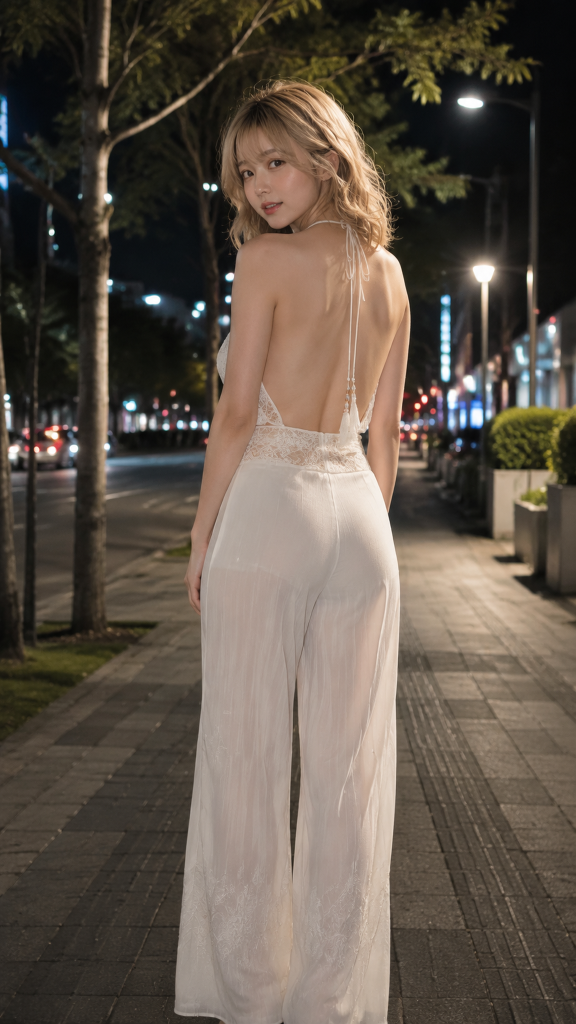
#> input picture 04/image-create-1785057941438-0cz52a.png, 1152 x 2048 px (shown at 1/2 size)
$ python measure_image.py ../../../../04/image-create-1785057941438-0cz52a.png
#> lines starting #> are read from the running program, lines starting #| are printed output that depends on the picture
#!/usr/bin/env python3
# /// script
# requires-python = ">=3.9"
# dependencies = ["pillow"]
# ///
"""画像の客観計測レイヤー（image-deep-analysis スキル用）。

出力はすべて実測値で、推定を含まない。JSON を stdout に書く。
edge_intensity と symmetry は「このスクリプトの固定処理内でのみ比較可能」な相対指標。
"""

import json
import os
import sys

STANDARD_RATIOS = [
    (1, 1), (4, 3), (3, 4), (3, 2), (2, 3), (16, 9), (9, 16),
    (4, 5), (5, 4), (21, 9), (2, 1), (1, 2), (5, 7), (7, 5),
]

EXIF_KEEP = {
    "Make", "Model", "LensModel", "Software", "DateTimeOriginal", "Orientation",
    "FocalLength", "FocalLengthIn35mmFilm", "FNumber", "ExposureTime",
    "ISOSpeedRatings", "PhotographicSensitivity", "ExposureBiasValue",
    "WhiteBalance", "Flash", "MeteringMode", "ExposureProgram",
}


def jsonable(v):
    """EXIF 等の値を JSON 化できる形に丸める。"""
    if isinstance(v, bytes):
        try:
            return v.decode("utf-8", "replace").strip("\x00 ")
        except Exception:
            return None
    if isinstance(v, (tuple, list)):
        return [jsonable(x) for x in v]
    try:
        if hasattr(v, "numerator") and hasattr(v, "denominator"):  # IFDRational
            return float(v)
    except Exception:
        return None
    if isinstance(v, (int, float, str, bool)) or v is None:
        return v
    return str(v)


def nearest_standard_ratio(w, h):
    r = w / h
    best = min(STANDARD_RATIOS, key=lambda t: abs(t[0] / t[1] - r))
    deviation = abs(best[0] / best[1] - r) / r
    return "%d:%d" % best, round(deviation, 4)


def percentile_from_hist(hist, q):
    total = sum(hist)
    if total == 0:
        return None
    target = total * q
    acc = 0
    for i, n in enumerate(hist):
        acc += n
        if acc >= target:
            return i
    return 255


def extract_exif(im, ExifTags):
    exif = im.getexif()
    if not exif:
        return None, False
    merged = {}
    for tag_id, val in exif.items():
        merged[ExifTags.TAGS.get(tag_id, str(tag_id))] = val
    try:
        for tag_id, val in exif.get_ifd(ExifTags.IFD.Exif).items():
            merged[ExifTags.TAGS.get(tag_id, str(tag_id))] = val
    except Exception:
        pass
    gps_present = False
    try:
        gps_present = bool(exif.get_ifd(ExifTags.IFD.GPSInfo))
    except Exception:
        pass
    out = {}
    for name in EXIF_KEEP:
        if name in merged:
            v = jsonable(merged[name])
            if name == "ExposureTime" and isinstance(v, float) and 0 < v < 1:
                v = "1/%d" % round(1 / v)
            out[name] = v
    return (out or None), gps_present


def icc_description(im, io, ImageCms):
    raw = im.info.get("icc_profile")
    if not raw:
        return None
    try:
        prof = ImageCms.ImageCmsProfile(io.BytesIO(raw))
        return (prof.profile.profile_description or "").strip() or "present"
    except Exception:
        return "present"


def main(path):
    try:
        import io
        from PIL import (Image, ImageChops, ImageCms, ImageFilter, ImageOps,
                         ImageStat)
        from PIL import ExifTags
    except ImportError:
        print(json.dumps({"error": "Pillow がありません。`uv run` でこのスクリプトを実行してください。"},
                         ensure_ascii=False))
        return 1
    if not os.path.isfile(path):
        print(json.dumps({"error": "ファイルが見つかりません: %s" % path}, ensure_ascii=False))
        return 1

    out = {
        "tool": "measure_image.py",
        "note": "全て実測値。edge_intensity / symmetry は本スクリプト内でのみ比較可能な相対指標。",
    }
    im = Image.open(path)
#> im is the input picture: PIL image 1152x2048 RGB; mean R, G, B 96.7, 85.7, 74.7
    exif_data, gps_present = extract_exif(im, ExifTags)
#> gps_present = False

    out["file"] = {
        "source_file": path,
        "format": im.format,
        "file_size_bytes": os.path.getsize(path),
        "color_mode": im.mode,
        "animated": getattr(im, "n_frames", 1) > 1,
        "dpi": jsonable(im.info.get("dpi")),
    }
    out["icc_profile"] = icc_description(im, io, ImageCms)
    out["exif"] = exif_data
    out["gps_present"] = gps_present

    im = ImageOps.exif_transpose(im)
    w, h = im.size
#> w = 1152; h = 2048
    ratio_label, ratio_dev = nearest_standard_ratio(w, h)
#> ratio_label = '9:16'; ratio_dev = 0
    out["dimensions"] = {
        "width_px": w,
        "height_px": h,
        "megapixels": round(w * h / 1e6, 2),
        "aspect_ratio_decimal": round(w / h, 4),
        "nearest_standard_ratio": ratio_label,
        "ratio_deviation": ratio_dev,
        "orientation": "square" if w == h else ("landscape" if w > h else "portrait"),
    }

    try:
        rgb = im.convert("RGB")
        out["file"]["has_alpha"] = "A" in im.getbands() or "transparency" in im.info

        big = rgb.copy()
        big.thumbnail((1024, 1024))
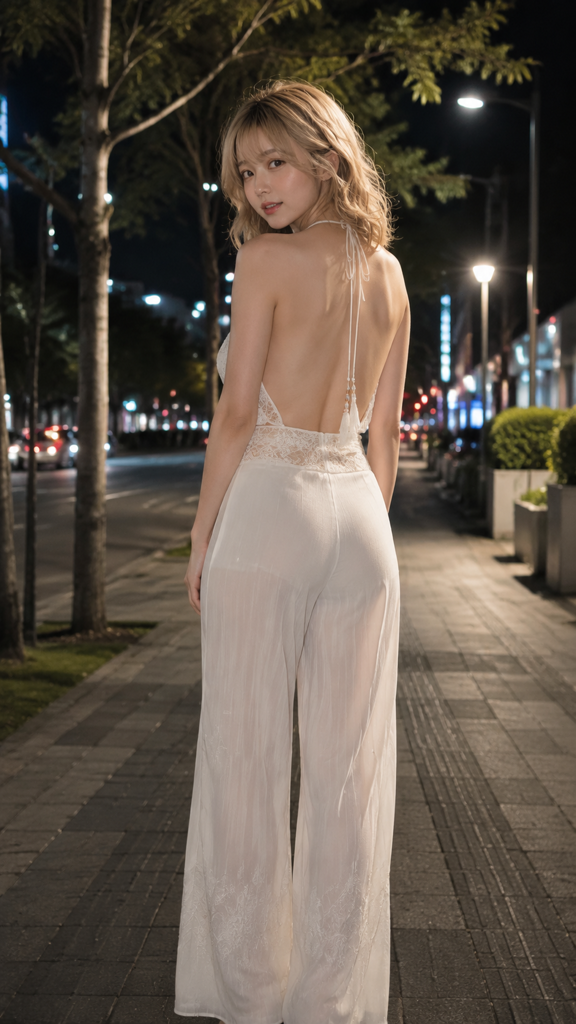
#> big: PIL image 576x1024 RGB; mean R, G, B 96.7, 85.7, 74.7
        small = rgb.resize((100, 100))
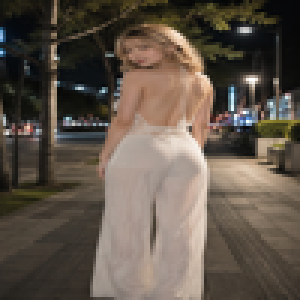
#> small: PIL image 100x100 RGB (shown 3 times larger); mean R, G, B 96.7, 85.7, 74.7
        L = big.convert("L")
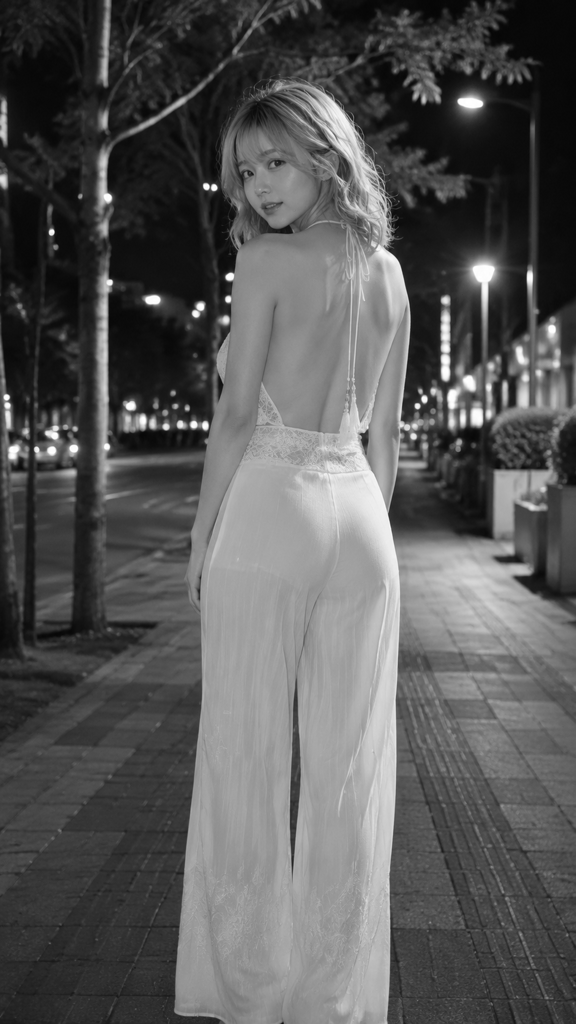
#> L: PIL image 576x1024 L; min 5, max 255, mean 87.7

        # 輝度
        st = ImageStat.Stat(L)
        hist = L.histogram()
#> hist = 256 values, max 6417 at index 15, min 0 at index 0, mean 2304
        total = sum(hist)
#> total = 589824
        out["luminance"] = {
            "mean": round(st.mean[0], 1),
            "median": round(st.median[0], 1),
            "std": round(st.stddev[0], 1),
            "p5": percentile_from_hist(hist, 0.05),
            "p95": percentile_from_hist(hist, 0.95),
            "clipped_shadows_ratio": round(sum(hist[:8]) / total, 4),
            "clipped_highlights_ratio": round(sum(hist[248:]) / total, 4),
        }
#> in percentile_from_hist, `target = total * q`: target = 29491.2
#> the loop in percentile_from_hist, `for i, n in enumerate(hist):` made 14 passes
#> (n, acc) on passes 1 to 12: (0, 0), (0, 0), (0, 0), (0, 0), (0, 0), (6, 6), (285, 291), (2160, 2451), (4498, 6949), (5037, 11986), (4491, 16477), (4506, 20983)
#> after the loop in percentile_from_hist, `for i, n in enumerate(hist):`: acc = 31522
#> the loop in percentile_from_hist, `for i, n in enumerate(hist):` made 184 passes
#> after the loop in percentile_from_hist, `for i, n in enumerate(hist):`: acc = 561108
        # 3x3 輝度グリッド（行=上→下、値は 0〜1）
        bw, bh = L.size
#> bw = 576; bh = 1024
        grid = []
        for j in range(3):
            row = []
            for i in range(3):
                cell = L.crop((bw * i // 3, bh * j // 3, bw * (i + 1) // 3, bh * (j + 1) // 3))
                row.append(round(ImageStat.Stat(cell).mean[0] / 255, 3))
            grid.append(row)
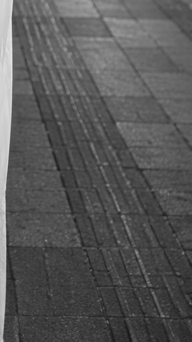
#> cell: PIL image 192x342 L; min 22, max 233, mean 87.1
#> after the loop, grid = [[0.129, 0.341, 0.167], [0.243, 0.604, 0.431], [0.229, 0.61, 0.342]]
        out["luminance"]["grid_3x3"] = grid

        # 彩度・色温度傾向
        s_band = big.convert("HSV").split()[1]
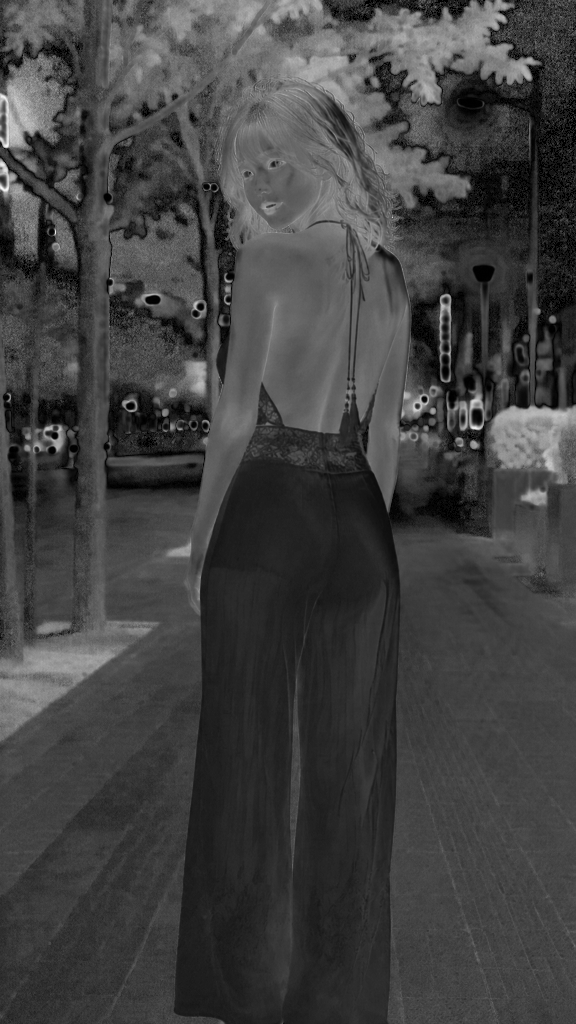
#> s_band: PIL image 576x1024 L; min 0, max 248, mean 65.2
        s_stat = ImageStat.Stat(s_band)
        r_mean, g_mean, b_mean = ImageStat.Stat(big).mean[:3]
#> r_mean = 96.67; g_mean = 85.69; b_mean = 74.71
        colors_info = {
            "saturation": {"mean": round(s_stat.mean[0], 1), "std": round(s_stat.stddev[0], 1)},
            "channel_means_rgb": [round(r_mean, 1), round(g_mean, 1), round(b_mean, 1)],
            "warm_cool_ratio": round(r_mean / b_mean, 3) if b_mean > 0 else None,
        }
        uc = small.getcolors(10000)
#> uc = 6340 items
        colors_info["unique_colors_approx_100px"] = len(uc) if uc else "10000+"

        # 主要色（メディアンカット 6 色）
        q = small.quantize(colors=6, method=Image.Quantize.MEDIANCUT)
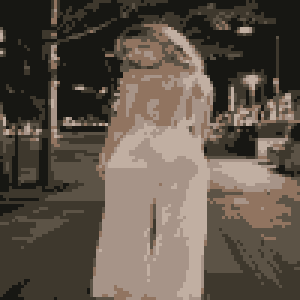
#> q: PIL image 100x100 P (shown 3 times larger); mean R, G, B 95.4, 84.7, 73.9
        pal = q.getpalette()
#> pal = [193, 175, 162, 167, 148, 136, 145, 116, 96, 92, 83, 70, 62, 56, 45, 23, 23, 19]
        counts = sorted(q.getcolors(w * h) or [], reverse=True)
#> counts = [(2456, 4), (2435, 5), (1823, 1), (1431, 3), (1006, 2), (849, 0)]
        n_px = sum(c for c, _ in counts) or 1
#> n_px = 10000
        colors_info["dominant_colors"] = [
            {
                "hex": "#%02x%02x%02x" % tuple(pal[idx * 3: idx * 3 + 3]),
                "rgb": pal[idx * 3: idx * 3 + 3],
                "ratio": round(c / n_px, 3),
            }
            for c, idx in counts[:6]
        ]
        out["colors"] = colors_info

        # エッジ強度（先鋭度の相対指標）
        edges = ImageStat.Stat(L.filter(ImageFilter.FIND_EDGES))
        out["edges"] = {"intensity_mean": round(edges.mean[0], 2),
                        "intensity_std": round(edges.stddev[0], 2)}

        # 対称度（1 に近いほど対称）
        g64 = L.resize((64, 64))
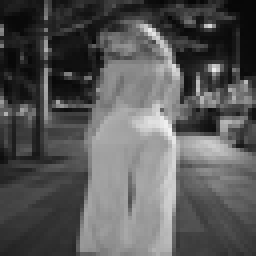
#> g64: PIL image 64x64 L (shown 4 times larger); min 7, max 240, mean 87.7
        lr = ImageStat.Stat(ImageChops.difference(g64, g64.transpose(Image.Transpose.FLIP_LEFT_RIGHT)))
        tb = ImageStat.Stat(ImageChops.difference(g64, g64.transpose(Image.Transpose.FLIP_TOP_BOTTOM)))
        out["symmetry"] = {
            "left_right": round(1 - lr.mean[0] / 255, 3),
            "top_bottom": round(1 - tb.mean[0] / 255, 3),
        }
    except Exception as e:
        out["stats_error"] = "%s: %s" % (type(e).__name__, e)

    print(json.dumps(out, ensure_ascii=False, indent=2))
#> (printed output is left out)
    return 0


if __name__ == "__main__":
    if len(sys.argv) != 2:
        print(json.dumps({"error": "usage: measure_image.py <image_path>"}, ensure_ascii=False))
        sys.exit(1)
    sys.exit(main(sys.argv[1]))
#> (the program exits here)
